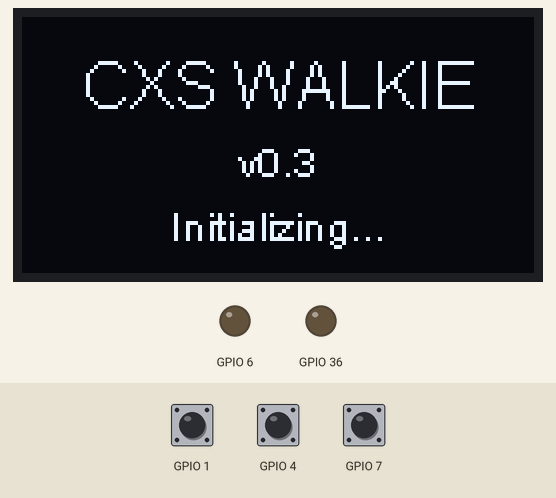
Recording of a sketch running on a simulated ESP32. Parts: 128×64 one-colour display, output pins drawn as LEDs (lit = HIGH). Inputs (shaded band) come from the test bench; at power-on: GPIO 1 HIGH, GPIO 4 HIGH, GPIO 7 HIGH. WiFi joins after 1.5 s; servers stay silent unless stated; I2S audio is not simulated (input reads silence). At 3.7 s the program puts the board to deep sleep or switches it off; the recording ends there.

Above: at 1.6 s.
At 2.3 s:
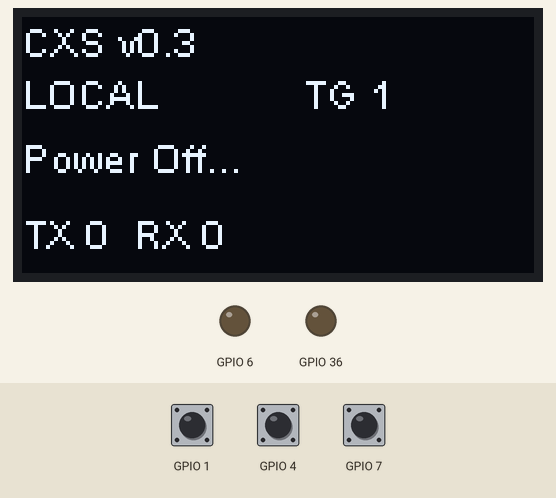
At 2.8 s:
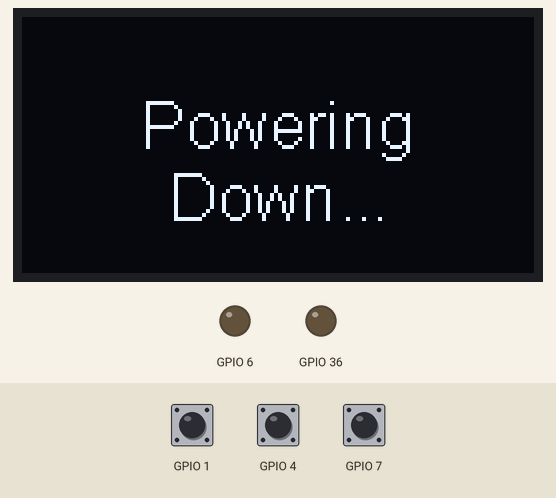
At 3.57 s:
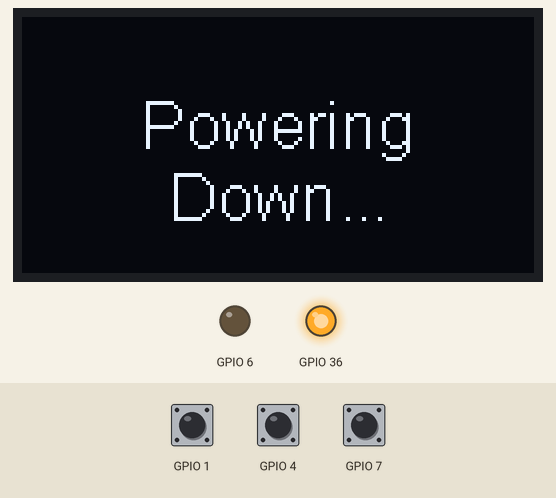
Timing chart, 0 to 3.7 s (numbered marks = the images above):
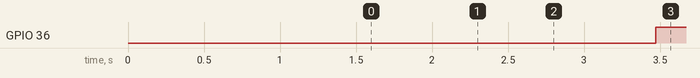

Measured:
- by itself, GPIO 36: LOW → HIGH at 3.5 s
- what the display in image 0 shows lasts 0.8 s, from 1.5 s to 2.3 s
- what the display in image 1 shows lasts 0.5 s, from 2.3 s to 2.8 s

The sketch:

CXS_Walkie_v0_2.ino
```cpp
#include "config.h"
#include "types.h"
#include "audio.h"
#include "display_ui.h"
#include "radio_local.h"
#include "buttons.h"
#include "power.h"

WalkieState state;

void setup() {
  Serial.begin(115200);
  delay(1000);

  state.config.mode = MODE_LOCAL;
  state.config.talkGroup = 1;

  state.runtime.status = "Booting";
  state.runtime.txPackets = 0;
  state.runtime.rxPackets = 0;
  state.runtime.lastRxMs = 0;
  state.runtime.transmitting = false;
  state.runtime.receiving = false;

  setupPowerPins();
  setupButtons();

  enableVE();          // move this BEFORE display init
  setupDisplay();
  showStartupScreen();

  setupSpeaker();
  setupLocalRadio();

  state.runtime.status = "Ready";
  drawMainScreen(state);
}

void loop() {
  static uint32_t lastScreenMs = 0;

  handlePower(state);
  handleFunctionButton(state);
  handlePTT(state);

  if (state.config.mode == MODE_LOCAL) {
    localRadioLoop(state);
  }

  if (millis() - lastScreenMs > 200) {
    drawMainScreen(state);
    lastScreenMs = millis();
  }
}
```

buttons.cpp
```cpp
#include <Arduino.h>

#include "config.h"
#include "types.h"
#include "audio.h"
#include "buttons.h"

void setupButtons() {
  pinMode(CH_PIN, INPUT_PULLUP);
  pinMode(PTT_PIN, INPUT_PULLUP);
  pinMode(PWR_SW_PIN, INPUT_PULLUP);
  pinMode(PTT_LED_PIN, OUTPUT);

  digitalWrite(PTT_LED_PIN, LOW);
}

static void nextTalkGroup(WalkieState &state) {
  state.config.talkGroup++;

  if (state.config.talkGroup > MAX_TALK_GROUPS) {
    state.config.talkGroup = 1;
  }

  state.runtime.status = "Talk Group " + String(state.config.talkGroup);
}

static void nextMode(WalkieState &state) {
  if (state.config.mode == MODE_LOCAL) {
    state.config.mode = MODE_REMOTE;
    state.runtime.status = "Remote soon";
    stopI2S();
  } else if (state.config.mode == MODE_REMOTE) {
    state.config.mode = MODE_AUTO;
    state.runtime.status = "Auto soon";
    stopI2S();
  } else {
    state.config.mode = MODE_LOCAL;
    state.runtime.status = "Ready";
    setupSpeaker();
  }
}

void handleFunctionButton(WalkieState &state) {
  static bool lastReading = HIGH;
  static bool stableState = HIGH;
  static uint32_t lastDebounceMs = 0;
  static uint32_t pressStartMs = 0;
  static bool longHandled = false;

  bool reading = digitalRead(CH_PIN);

  if (reading != lastReading) {
    lastDebounceMs = millis();
  }

  if ((millis() - lastDebounceMs) > DEBOUNCE_MS) {
    if (reading != stableState) {
      stableState = reading;

      if (stableState == LOW) {
        pressStartMs = millis();
        longHandled = false;
      } else {
        uint32_t pressDuration = millis() - pressStartMs;

        if (!longHandled && pressDuration < LONG_PRESS_MS) {
          nextTalkGroup(state);
        }
      }
    }

    if (
      stableState == LOW &&
      !longHandled &&
      millis() - pressStartMs >= LONG_PRESS_MS
    ) {
      nextMode(state);
      longHandled = true;
    }
  }

  lastReading = reading;
}

void handlePTT(WalkieState &state) {
  bool ptt = digitalRead(PTT_PIN) == LOW;

  digitalWrite(PTT_LED_PIN, ptt ? HIGH : LOW);

  if (state.config.mode != MODE_LOCAL) {
    state.runtime.transmitting = false;
    return;
  }

  if (ptt && !state.runtime.transmitting) {
    state.runtime.transmitting = true;
    state.runtime.receiving = false;
    state.runtime.status = "Transmitting";
    setupMic();
  }

  if (!ptt && state.runtime.transmitting) {
    state.runtime.transmitting = false;
    state.runtime.status = "Ready";
    setupSpeaker();
  }
}
```

display_ui.cpp
```cpp
#include <Arduino.h>
#include "HT_SSD1306Wire.h"
#include "config.h"
#include "types.h"
#include "display_ui.h"

static SSD1306Wire walkieDisplay(
  0x3c,
  500000,
  SDA_OLED,
  SCL_OLED,
  GEOMETRY_128_64,
  RST_OLED
);

String displayModeName(WalkieMode mode) {
  switch (mode) {
    case MODE_LOCAL:  return "LOCAL";
    case MODE_REMOTE: return "REMOTE";
    case MODE_AUTO:   return "AUTO";
  }

  return "?";
}

void setupDisplay() {
  walkieDisplay.init();
  walkieDisplay.flipScreenVertically();
  walkieDisplay.clear();
  walkieDisplay.display();
}

void showStartupScreen() {
  walkieDisplay.clear();
  walkieDisplay.setTextAlignment(TEXT_ALIGN_CENTER);
  walkieDisplay.setFont(ArialMT_Plain_16);
  walkieDisplay.drawString(64, 8, "CXS WALKIE");

  walkieDisplay.setFont(ArialMT_Plain_10);
  walkieDisplay.drawString(64, 30, FW_VERSION);
  walkieDisplay.drawString(64, 46, "Initializing...");

  walkieDisplay.display();
  delay(700);
}

void showPoweringDownScreen() {
  walkieDisplay.clear();
  walkieDisplay.setTextAlignment(TEXT_ALIGN_CENTER);
  walkieDisplay.setFont(ArialMT_Plain_16);
  walkieDisplay.drawString(64, 18, "Powering");
  walkieDisplay.drawString(64, 36, "Down...");
  walkieDisplay.display();
}

void drawMainScreen(const WalkieState &state) {
  walkieDisplay.clear();
  walkieDisplay.setTextAlignment(TEXT_ALIGN_LEFT);
  walkieDisplay.setFont(ArialMT_Plain_10);

  walkieDisplay.drawString(0, 0, "CXS " FW_VERSION);
  walkieDisplay.drawString(0, 13, displayModeName(state.config.mode));
  walkieDisplay.drawString(70, 13, "TG " + String(state.config.talkGroup));

  walkieDisplay.drawString(0, 29, state.runtime.status);

  String bottom = "TX " + String(state.runtime.txPackets) +
                  "  RX " + String(state.runtime.rxPackets);

  if (state.runtime.transmitting) bottom = "TRANSMITTING";
  if (state.runtime.receiving) bottom = "RECEIVING";

  walkieDisplay.drawString(0, 48, bottom);
  walkieDisplay.display();
}
```

power.cpp
```cpp
#include <Arduino.h>
#include <WiFi.h>
#include <esp_now.h>
#include "esp_sleep.h"

#include "config.h"
#include "types.h"
#include "audio.h"
#include "display_ui.h"
#include "power.h"

void setupPowerPins() {
  pinMode(PWR_SW_PIN, INPUT_PULLUP);
}

void enterDeepSleep(WalkieState &state) {
  state.runtime.status = "Powering Down";
  showPoweringDownScreen();

  delay(700);

  digitalWrite(PTT_LED_PIN, LOW);

  esp_now_deinit();
  WiFi.disconnect(true);
  WiFi.mode(WIFI_OFF);

  stopI2S();
  disableVE();

  // Wake when power switch returns to ON/LOW
  esp_sleep_enable_ext0_wakeup((gpio_num_t)PWR_SW_PIN, 0);

  delay(100);
  esp_deep_sleep_start();
}

void handlePower(WalkieState &state) {
  static bool offTiming = false;
  static uint32_t offStartedMs = 0;
  static bool sleepTriggered = false;

  bool switchIsOff = digitalRead(PWR_SW_PIN) == HIGH;

  if (!switchIsOff) {
    offTiming = false;
    sleepTriggered = false;
    return;
  }

  if (!offTiming) {
    offTiming = true;
    offStartedMs = millis();
    state.runtime.status = "Power Off...";
    return;
  }

  if (!sleepTriggered && millis() - offStartedMs >= 500) {
    sleepTriggered = true;
    enterDeepSleep(state);
  }
}
```

types.h
```cpp
#pragma once
#include <Arduino.h>
#include "config.h"

enum WalkieMode {
  MODE_LOCAL,
  MODE_REMOTE,
  MODE_AUTO
};

enum AudioMode {
  AUDIO_NONE,
  AUDIO_MIC,
  AUDIO_SPEAKER
};

struct WalkieConfig {
  WalkieMode mode;
  uint16_t talkGroup;
};

struct WalkieRuntime {
  bool transmitting;
  bool receiving;

  uint32_t txPackets;
  uint32_t rxPackets;
  uint32_t lastRxMs;

  String status;
};

struct WalkieState {
  WalkieConfig config;
  WalkieRuntime runtime;
};

struct AudioPacket {
  uint8_t version;
  uint8_t mode;
  uint16_t talkGroup;
  uint16_t seq;
  int16_t samples[SAMPLES_PER_PACKET];
};
```
